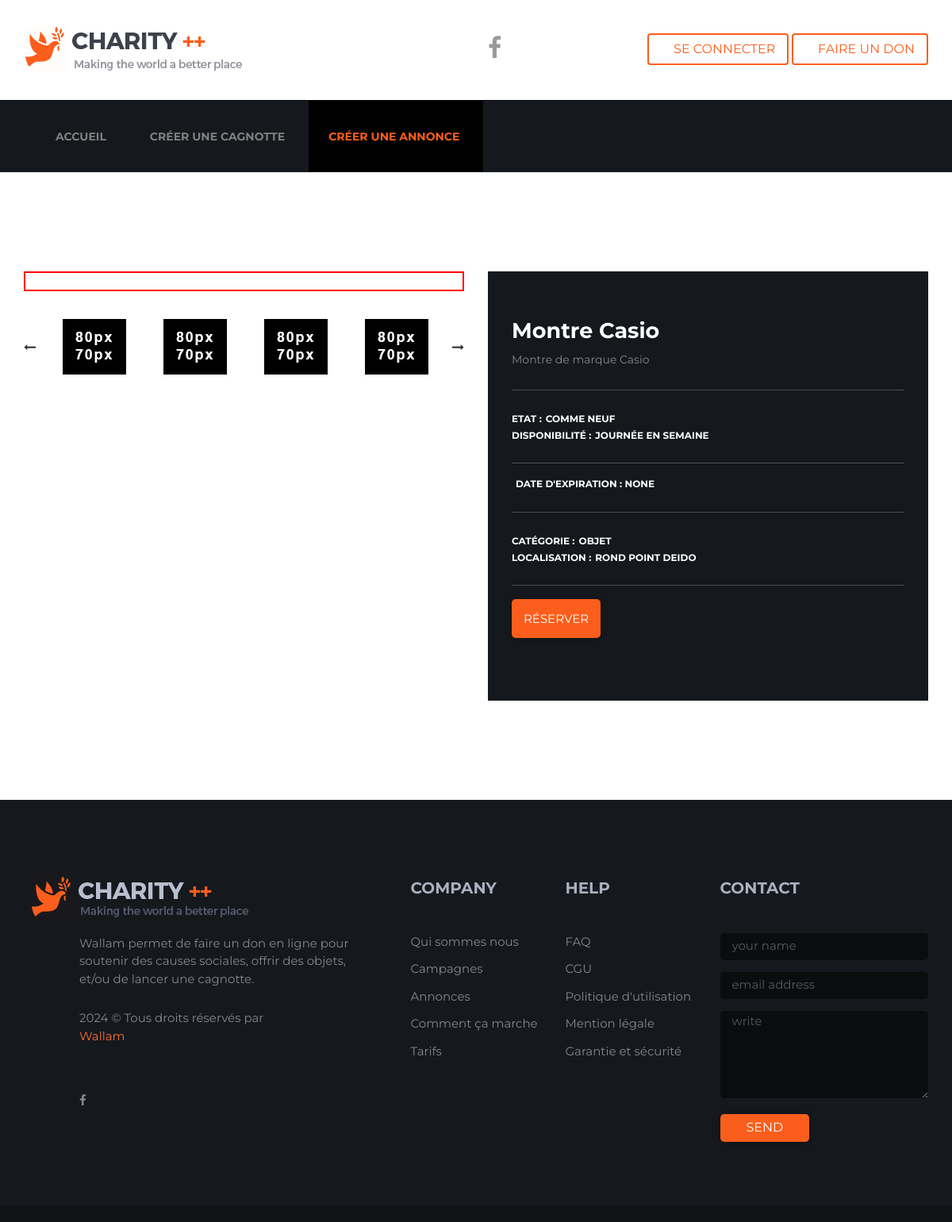
The app's page /donation/1/ with its own data.
### donation/models.py (models this page shows, shortened)
class ObjectDonation(models.Model):
    user = models.ForeignKey(User, on_delete=models.SET_NULL, blank=True, null=True)
    location = models.CharField(max_length=255)  # Localisation du retrait
    category = models.ForeignKey(CategoryChoices, on_delete=models.CASCADE)
    title = models.CharField(max_length=255)
    description = models.TextField()
    availability = models.ForeignKey(AvailabilityChoices, on_delete=models.CASCADE)
    condition = models.ForeignKey(ConditionChoices, on_delete=models.CASCADE)
    expiration_date = models.DateField(blank=True, null=True, help_text="Applicable uniquement pour la nourriture")
    terms_accepted = models.BooleanField(default=False)
    active = models.BooleanField(default=True)
    created_at = models.DateTimeField(auto_now_add=True)
    updated_at = models.DateTimeField(auto_now=True)

class ConditionChoices(models.Model):
    title = models.CharField(max_length=100)
    active = models.BooleanField(default=True)
    created_at = models.DateTimeField(auto_now_add=True)

class AvailabilityChoices(models.Model):
    title = models.CharField(max_length=100)
    active = models.BooleanField(default=True)
    created_at = models.DateTimeField(auto_now_add=True)

class CategoryChoices(models.Model):
    title = models.CharField(max_length=100)
    active = models.BooleanField(default=True)
    created_at = models.DateTimeField(auto_now_add=True)
    def __str__(self):
        return f"{self.title}"

### donation/views.py (the view)
# urls.py: path('donation/<int:pk>/', donation_detail_view, name='donation_detail'),
def donation_detail_view(request, pk):
    donation = get_object_or_404(ObjectDonation, pk=pk)
    context = {
        "donation": donation
    }
    return render(request, "donation/donation_details.html", context)

### templates/donation/donation_details.html (shortened to what this page needs)
{% extends 'default.html' %}
{% load static %}
{% block menu %}
<ul class="nav navbar-nav">
    <li>
        <a href="{% url 'index' %}">Accueil</a>
    </li>
    <li>
        <a href="{% url 'create_campaign' %}">Créer une cagnotte</a>
    </li>
    <li class="current"><a href="{% url 'announce' %}">Créer une annonce</a></li>
</ul>
{% endblock %}
{% block content %}
<div class="page-wrapper shop-details-page">
<section class="shop-details-main-content section-padding">
    <div class="container">
        <div class="row">
            <div class="col col-md-6">
                <div class="shop-single-slider-wrapper">
                    <div class="slider-for">
                        <div><img src="{% static 'images/shop/shop-details/img-1.jpg' %}" class="img img-responsive" alt></div>
                    </div>
                    <div class="slider-nav">
                        <div><img src="{% static 'images/shop/shop-details/thumb/img-1.jpg' %}" class="img img-responsive" alt></div>
                        <div><img src="{% static 'images/shop/shop-details/thumb/img-1.jpg' %}" class="img img-responsive" alt></div>
                        <div><img src="{% static 'images/shop/shop-details/thumb/img-1.jpg' %}" class="img img-responsive" alt></div>
                        <div><img src="{% static 'images/shop/shop-details/thumb/img-1.jpg' %}" class="img img-responsive" alt></div>
                    </div>
                </div>
            </div>
            <div class="col col-md-6">
                <div class="product-details">
                    <h2>{{ donation.title }}</h2>
                    <p>{{ donation.description }}</p>
                    <div class="product-option">
                        <div class="fst-row">
                            <span>Etat : </span><span>{{ donation.condition.title }}</span><br>
                            <span>Disponibilité : </span><span>{{ donation.availability.title }}</span>
                        </div>
                        <div style="padding-top:3%">
                            <span style="font-size:12px; font-weight: bold; color:#fff; text-transform: uppercase; padding:5px">Date d'expiration : {{ donation.expiration_date }}</span>
                        </div>
                        <div class="fst-row">
                            <span>Catégorie : </span><span>{{ donation.category }}</span><br>
                            <span>Localisation : </span><span>{{ donation.location }}</span>
                        </div>
                    </div>
                    <div class="share" style="margin-top:5% !important;">
                        <a href="#" class="bnt theme-btn">Réserver</a>
                    </div>
                </div>
            </div>
        </div>
    </div>
</section>
</div>
{% endblock %}

### records on screen
ObjectDonation: title "Montre Casio", description "Montre de marque Casio", condition "COMME NEUF", availability "JOURNÉE EN SEMAINE", expiration_date "NONE", category "OBJET", location "ROND POINT DEIDO"
